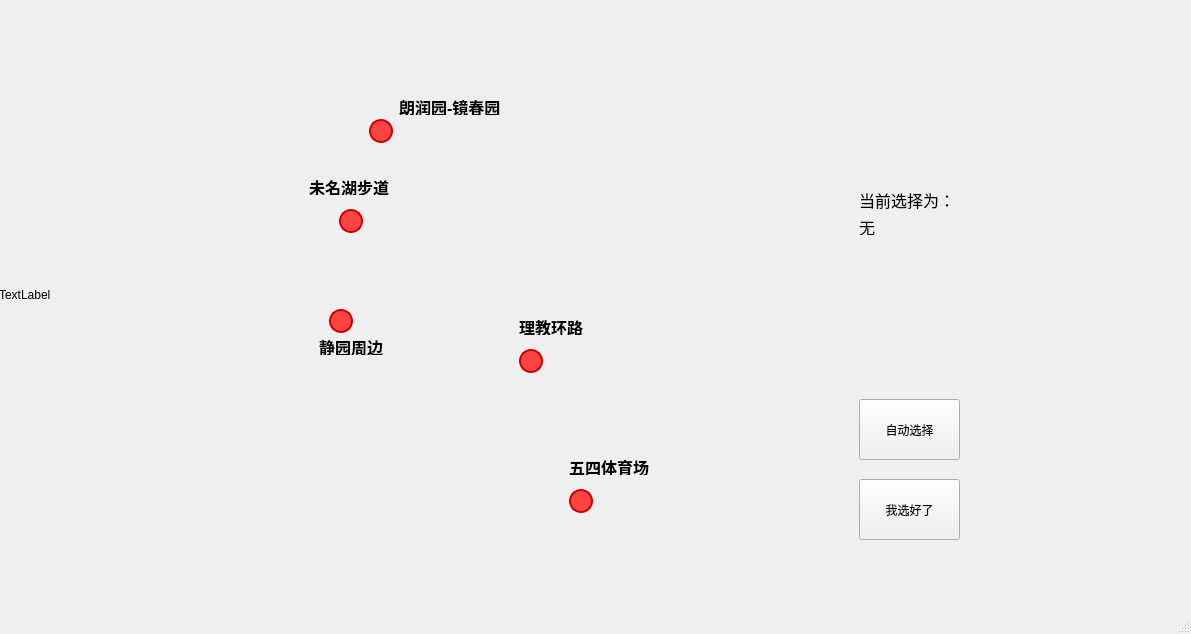
<?xml version="1.0" encoding="UTF-8"?>
<ui version="4.0">
 <class>PlaceRecommend</class>
 <widget class="QMainWindow" name="PlaceRecommend">
  <property name="geometry">
   <rect>
    <x>0</x>
    <y>0</y>
    <width>1191</width>
    <height>634</height>
   </rect>
  </property>
  <property name="windowTitle">
   <string>MainWindow</string>
  </property>
  <widget class="QWidget" name="centralwidget">
   <widget class="QStackedWidget" name="stackedWidget">
    <property name="geometry">
     <rect>
      <x>-1</x>
      <y>-1</y>
      <width>1181</width>
      <height>611</height>
     </rect>
    </property>
    <property name="currentIndex">
     <number>0</number>
    </property>
    <widget class="QWidget" name="page">
     <widget class="QLabel" name="school_map">
      <property name="geometry">
       <rect>
        <x>0</x>
        <y>0</y>
        <width>751</width>
        <height>591</height>
       </rect>
      </property>
      <property name="text">
       <string>TextLabel</string>
      </property>
      <property name="scaledContents">
       <bool>true</bool>
      </property>
     </widget>
     <widget class="QLabel" name="prensent_img">
      <property name="geometry">
       <rect>
        <x>850</x>
        <y>50</y>
        <width>121</width>
        <height>111</height>
       </rect>
      </property>
      <property name="text">
       <string/>
      </property>
      <property name="scaledContents">
       <bool>true</bool>
      </property>
     </widget>
     <widget class="QLabel" name="label">
      <property name="geometry">
       <rect>
        <x>860</x>
        <y>190</y>
        <width>91</width>
        <height>21</height>
       </rect>
      </property>
      <property name="font">
       <font>
        <family>Microsoft YaHei UI</family>
        <pointsize>12</pointsize>
       </font>
      </property>
      <property name="text">
       <string>当前选择为：</string>
      </property>
     </widget>
     <widget class="QLabel" name="present_text">
      <property name="geometry">
       <rect>
        <x>860</x>
        <y>220</y>
        <width>101</width>
        <height>16</height>
       </rect>
      </property>
      <property name="font">
       <font>
        <pointsize>12</pointsize>
       </font>
      </property>
      <property name="text">
       <string>无</string>
      </property>
     </widget>
     <widget class="QPushButton" name="pushButton">
      <property name="geometry">
       <rect>
        <x>860</x>
        <y>400</y>
        <width>101</width>
        <height>61</height>
       </rect>
      </property>
      <property name="text">
       <string>自动选择</string>
      </property>
     </widget>
     <widget class="QPushButton" name="pushButton_2">
      <property name="geometry">
       <rect>
        <x>570</x>
        <y>490</y>
        <width>24</width>
        <height>24</height>
       </rect>
      </property>
      <property name="minimumSize">
       <size>
        <width>24</width>
        <height>24</height>
       </size>
      </property>
      <property name="maximumSize">
       <size>
        <width>24</width>
        <height>24</height>
       </size>
      </property>
      <property name="styleSheet">
       <string notr="true">/* 红色圆形按钮 */
QPushButton {
    border-radius: 12px;          /* 圆角保持圆形 */
    min-width: 20px;            /* 尺寸可根据需求调整 */
    min-height: 20px;
    max-width: 20px;
    max-height: 20px;
    background-color: #ff4444;   /* 主背景色（红色） */
    border: 2px solid #cc0000;   /* 边框色（深红） */
    color: white;                /* 文字颜色（确保对比度） */
}

/* 悬停时变深红 */
QPushButton:hover {
    background-color: #cc0000;
}

/* 按下时更深的红 */
QPushButton:pressed {
    background-color: #aa0000;
}</string>
      </property>
      <property name="text">
       <string/>
      </property>
     </widget>
     <widget class="QLabel" name="label_2">
      <property name="geometry">
       <rect>
        <x>570</x>
        <y>460</y>
        <width>101</width>
        <height>16</height>
       </rect>
      </property>
      <property name="font">
       <font>
        <pointsize>12</pointsize>
        <bold>true</bold>
        <underline>true</underline>
       </font>
      </property>
      <property name="text">
       <string>五四体育场</string>
      </property>
     </widget>
     <widget class="QPushButton" name="pushButton_6">
      <property name="geometry">
       <rect>
        <x>340</x>
        <y>210</y>
        <width>24</width>
        <height>24</height>
       </rect>
      </property>
      <property name="minimumSize">
       <size>
        <width>24</width>
        <height>24</height>
       </size>
      </property>
      <property name="maximumSize">
       <size>
        <width>24</width>
        <height>24</height>
       </size>
      </property>
      <property name="styleSheet">
       <string notr="true">/* 红色圆形按钮 */
QPushButton {
    border-radius: 12px;          /* 圆角保持圆形 */
    min-width: 20px;            /* 尺寸可根据需求调整 */
    min-height: 20px;
    max-width: 20px;
    max-height: 20px;
    background-color: #ff4444;   /* 主背景色（红色） */
    border: 2px solid #cc0000;   /* 边框色（深红） */
    color: white;                /* 文字颜色（确保对比度） */
}

/* 悬停时变深红 */
QPushButton:hover {
    background-color: #cc0000;
}

/* 按下时更深的红 */
QPushButton:pressed {
    background-color: #aa0000;
}</string>
      </property>
      <property name="text">
       <string/>
      </property>
     </widget>
     <widget class="QLabel" name="label_4">
      <property name="geometry">
       <rect>
        <x>310</x>
        <y>180</y>
        <width>101</width>
        <height>16</height>
       </rect>
      </property>
      <property name="font">
       <font>
        <pointsize>12</pointsize>
        <bold>true</bold>
        <underline>true</underline>
       </font>
      </property>
      <property name="text">
       <string>未名湖步道</string>
      </property>
     </widget>
     <widget class="QPushButton" name="pushButton_7">
      <property name="geometry">
       <rect>
        <x>520</x>
        <y>350</y>
        <width>24</width>
        <height>24</height>
       </rect>
      </property>
      <property name="minimumSize">
       <size>
        <width>24</width>
        <height>24</height>
       </size>
      </property>
      <property name="maximumSize">
       <size>
        <width>24</width>
        <height>24</height>
       </size>
      </property>
      <property name="styleSheet">
       <string notr="true">/* 红色圆形按钮 */
QPushButton {
    border-radius: 12px;          /* 圆角保持圆形 */
    min-width: 20px;            /* 尺寸可根据需求调整 */
    min-height: 20px;
    max-width: 20px;
    max-height: 20px;
    background-color: #ff4444;   /* 主背景色（红色） */
    border: 2px solid #cc0000;   /* 边框色（深红） */
    color: white;                /* 文字颜色（确保对比度） */
}

/* 悬停时变深红 */
QPushButton:hover {
    background-color: #cc0000;
}

/* 按下时更深的红 */
QPushButton:pressed {
    background-color: #aa0000;
}</string>
      </property>
      <property name="text">
       <string/>
      </property>
     </widget>
     <widget class="QLabel" name="label_5">
      <property name="geometry">
       <rect>
        <x>520</x>
        <y>320</y>
        <width>101</width>
        <height>16</height>
       </rect>
      </property>
      <property name="font">
       <font>
        <pointsize>12</pointsize>
        <bold>true</bold>
        <underline>true</underline>
       </font>
      </property>
      <property name="text">
       <string>理教环路</string>
      </property>
     </widget>
     <widget class="QPushButton" name="pushButton_8">
      <property name="geometry">
       <rect>
        <x>860</x>
        <y>480</y>
        <width>101</width>
        <height>61</height>
       </rect>
      </property>
      <property name="text">
       <string>我选好了</string>
      </property>
     </widget>
     <widget class="QPushButton" name="pushButton_9">
      <property name="geometry">
       <rect>
        <x>330</x>
        <y>310</y>
        <width>24</width>
        <height>24</height>
       </rect>
      </property>
      <property name="minimumSize">
       <size>
        <width>24</width>
        <height>24</height>
       </size>
      </property>
      <property name="maximumSize">
       <size>
        <width>24</width>
        <height>24</height>
       </size>
      </property>
      <property name="styleSheet">
       <string notr="true">/* 红色圆形按钮 */
QPushButton {
    border-radius: 12px;          /* 圆角保持圆形 */
    min-width: 20px;            /* 尺寸可根据需求调整 */
    min-height: 20px;
    max-width: 20px;
    max-height: 20px;
    background-color: #ff4444;   /* 主背景色（红色） */
    border: 2px solid #cc0000;   /* 边框色（深红） */
    color: white;                /* 文字颜色（确保对比度） */
}

/* 悬停时变深红 */
QPushButton:hover {
    background-color: #cc0000;
}

/* 按下时更深的红 */
QPushButton:pressed {
    background-color: #aa0000;
}</string>
      </property>
      <property name="text">
       <string/>
      </property>
     </widget>
     <widget class="QLabel" name="label_6">
      <property name="geometry">
       <rect>
        <x>320</x>
        <y>340</y>
        <width>101</width>
        <height>16</height>
       </rect>
      </property>
      <property name="font">
       <font>
        <pointsize>12</pointsize>
        <bold>true</bold>
        <underline>true</underline>
       </font>
      </property>
      <property name="text">
       <string>静园周边</string>
      </property>
     </widget>
     <widget class="QPushButton" name="pushButton_10">
      <property name="geometry">
       <rect>
        <x>370</x>
        <y>120</y>
        <width>24</width>
        <height>24</height>
       </rect>
      </property>
      <property name="minimumSize">
       <size>
        <width>24</width>
        <height>24</height>
       </size>
      </property>
      <property name="maximumSize">
       <size>
        <width>24</width>
        <height>24</height>
       </size>
      </property>
      <property name="styleSheet">
       <string notr="true">/* 红色圆形按钮 */
QPushButton {
    border-radius: 12px;          /* 圆角保持圆形 */
    min-width: 20px;            /* 尺寸可根据需求调整 */
    min-height: 20px;
    max-width: 20px;
    max-height: 20px;
    background-color: #ff4444;   /* 主背景色（红色） */
    border: 2px solid #cc0000;   /* 边框色（深红） */
    color: white;                /* 文字颜色（确保对比度） */
}

/* 悬停时变深红 */
QPushButton:hover {
    background-color: #cc0000;
}

/* 按下时更深的红 */
QPushButton:pressed {
    background-color: #aa0000;
}</string>
      </property>
      <property name="text">
       <string/>
      </property>
     </widget>
     <widget class="QLabel" name="label_7">
      <property name="geometry">
       <rect>
        <x>400</x>
        <y>100</y>
        <width>101</width>
        <height>16</height>
       </rect>
      </property>
      <property name="font">
       <font>
        <pointsize>12</pointsize>
        <bold>true</bold>
        <underline>true</underline>
       </font>
      </property>
      <property name="text">
       <string>朗润园-镜春园</string>
      </property>
     </widget>
     <widget class="QLabel" name="background">
      <property name="geometry">
       <rect>
        <x>760</x>
        <y>0</y>
        <width>311</width>
        <height>591</height>
       </rect>
      </property>
      <property name="text">
       <string/>
      </property>
      <property name="scaledContents">
       <bool>true</bool>
      </property>
     </widget>
     <zorder>background</zorder>
     <zorder>school_map</zorder>
     <zorder>prensent_img</zorder>
     <zorder>label</zorder>
     <zorder>present_text</zorder>
     <zorder>pushButton</zorder>
     <zorder>pushButton_2</zorder>
     <zorder>label_2</zorder>
     <zorder>pushButton_6</zorder>
     <zorder>label_4</zorder>
     <zorder>pushButton_7</zorder>
     <zorder>label_5</zorder>
     <zorder>pushButton_8</zorder>
     <zorder>pushButton_9</zorder>
     <zorder>label_6</zorder>
     <zorder>pushButton_10</zorder>
     <zorder>label_7</zorder>
    </widget>
    <widget class="QWidget" name="page_2">
     <widget class="QLabel" name="label_3">
      <property name="geometry">
       <rect>
        <x>170</x>
        <y>70</y>
        <width>151</width>
        <height>31</height>
       </rect>
      </property>
      <property name="font">
       <font>
        <pointsize>14</pointsize>
        <bold>false</bold>
       </font>
      </property>
      <property name="text">
       <string>请选择具体信息：</string>
      </property>
     </widget>
     <widget class="QPushButton" name="pushButton_3">
      <property name="geometry">
       <rect>
        <x>470</x>
        <y>230</y>
        <width>111</width>
        <height>61</height>
       </rect>
      </property>
      <property name="text">
       <string>获取推荐地点</string>
      </property>
     </widget>
     <widget class="QStackedWidget" name="stackedWidget_2">
      <property name="geometry">
       <rect>
        <x>390</x>
        <y>300</y>
        <width>281</width>
        <height>231</height>
       </rect>
      </property>
      <property name="currentIndex">
       <number>1</number>
      </property>
      <widget class="QWidget" name="page_3"/>
      <widget class="QWidget" name="page_4">
       <widget class="QPushButton" name="pushButton_4">
        <property name="geometry">
         <rect>
          <x>60</x>
          <y>180</y>
          <width>56</width>
          <height>18</height>
         </rect>
        </property>
        <property name="text">
         <string>就选这儿</string>
        </property>
       </widget>
       <widget class="QPushButton" name="pushButton_5">
        <property name="geometry">
         <rect>
          <x>160</x>
          <y>180</y>
          <width>56</width>
          <height>18</height>
         </rect>
        </property>
        <property name="text">
         <string>我再想想</string>
        </property>
       </widget>
       <widget class="QLabel" name="label_11">
        <property name="geometry">
         <rect>
          <x>80</x>
          <y>10</y>
          <width>111</width>
          <height>101</height>
         </rect>
        </property>
        <property name="text">
         <string/>
        </property>
        <property name="scaledContents">
         <bool>true</bool>
        </property>
       </widget>
       <widget class="QLabel" name="label_12">
        <property name="geometry">
         <rect>
          <x>80</x>
          <y>120</y>
          <width>161</width>
          <height>20</height>
         </rect>
        </property>
        <property name="font">
         <font>
          <pointsize>12</pointsize>
         </font>
        </property>
        <property name="text">
         <string>加载出错</string>
        </property>
       </widget>
      </widget>
     </widget>
     <widget class="QWidget" name="layoutWidget">
      <property name="geometry">
       <rect>
        <x>310</x>
        <y>140</y>
        <width>421</width>
        <height>51</height>
       </rect>
      </property>
      <layout class="QHBoxLayout" name="horizontalLayout">
       <item>
        <layout class="QVBoxLayout" name="verticalLayout_3">
         <item>
          <widget class="QLabel" name="label_8">
           <property name="text">
            <string>天气：</string>
           </property>
          </widget>
         </item>
         <item>
          <widget class="QComboBox" name="comboBox">
           <item>
            <property name="text">
             <string>晴天</string>
            </property>
           </item>
           <item>
            <property name="text">
             <string>多云</string>
            </property>
           </item>
           <item>
            <property name="text">
             <string>小雨</string>
            </property>
           </item>
           <item>
            <property name="text">
             <string>大风</string>
            </property>
           </item>
          </widget>
         </item>
        </layout>
       </item>
       <item>
        <layout class="QVBoxLayout" name="verticalLayout_2">
         <item>
          <widget class="QLabel" name="label_9">
           <property name="text">
            <string>星期：</string>
           </property>
          </widget>
         </item>
         <item>
          <widget class="QComboBox" name="comboBox_2">
           <item>
            <property name="text">
             <string>周一</string>
            </property>
           </item>
           <item>
            <property name="text">
             <string>周二</string>
            </property>
           </item>
           <item>
            <property name="text">
             <string>周三</string>
            </property>
           </item>
           <item>
            <property name="text">
             <string>周四</string>
            </property>
           </item>
           <item>
            <property name="text">
             <string>周五</string>
            </property>
           </item>
           <item>
            <property name="text">
             <string>周六</string>
            </property>
           </item>
           <item>
            <property name="text">
             <string>周日</string>
            </property>
           </item>
          </widget>
         </item>
        </layout>
       </item>
       <item>
        <layout class="QVBoxLayout" name="verticalLayout">
         <item>
          <widget class="QLabel" name="label_10">
           <property name="text">
            <string>时段：</string>
           </property>
          </widget>
         </item>
         <item>
          <widget class="QComboBox" name="comboBox_3">
           <item>
            <property name="text">
             <string>清晨</string>
            </property>
           </item>
           <item>
            <property name="text">
             <string>上午</string>
            </property>
           </item>
           <item>
            <property name="text">
             <string>下午</string>
            </property>
           </item>
           <item>
            <property name="text">
             <string>傍晚</string>
            </property>
           </item>
           <item>
            <property name="text">
             <string>夜间</string>
            </property>
           </item>
          </widget>
         </item>
        </layout>
       </item>
      </layout>
     </widget>
     <widget class="QLabel" name="background_2">
      <property name="geometry">
       <rect>
        <x>-1</x>
        <y>2</y>
        <width>1061</width>
        <height>611</height>
       </rect>
      </property>
      <property name="text">
       <string/>
      </property>
      <property name="scaledContents">
       <bool>true</bool>
      </property>
     </widget>
     <zorder>background_2</zorder>
     <zorder>label_3</zorder>
     <zorder>pushButton_3</zorder>
     <zorder>stackedWidget_2</zorder>
     <zorder>layoutWidget</zorder>
    </widget>
   </widget>
  </widget>
  <widget class="QMenuBar" name="menubar">
   <property name="geometry">
    <rect>
     <x>0</x>
     <y>0</y>
     <width>1191</width>
     <height>18</height>
    </rect>
   </property>
  </widget>
  <widget class="QStatusBar" name="statusbar"/>
 </widget>
 <resources/>
 <connections/>
</ui>
